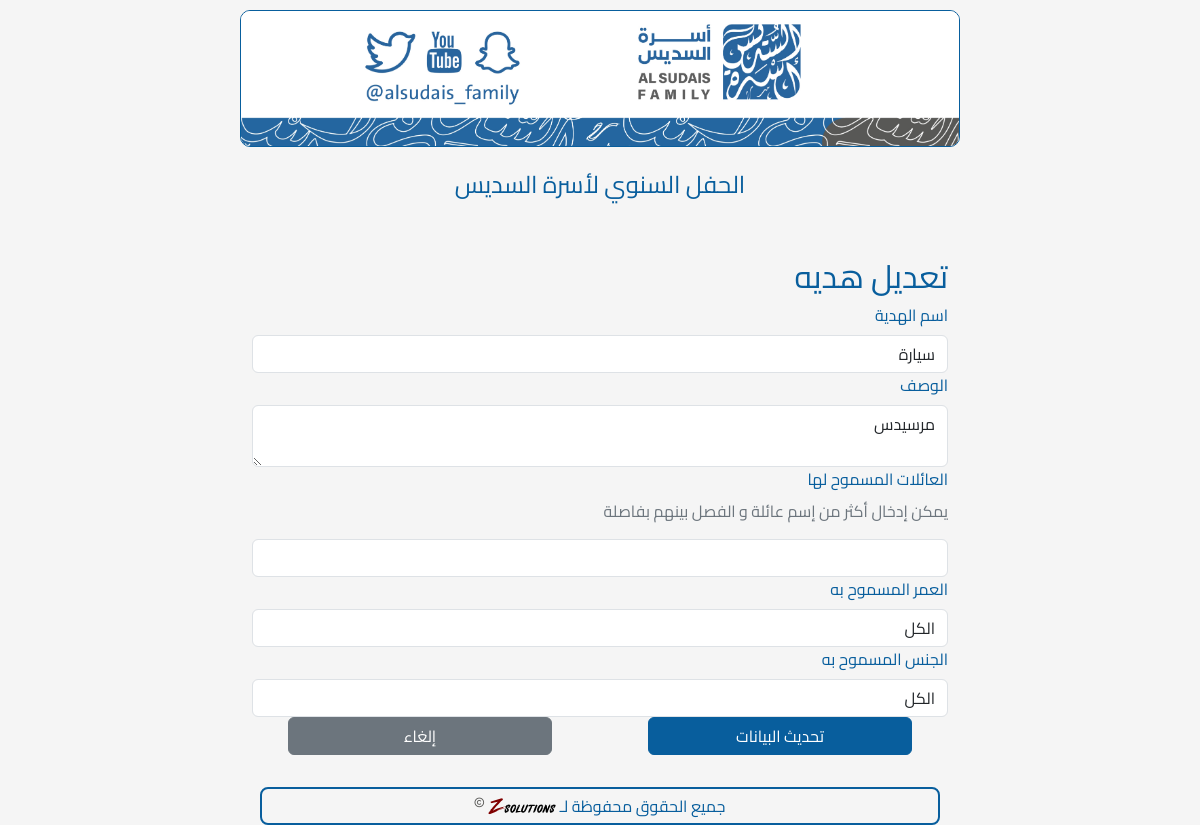
The page /prizes/edit/1 on the database its author committed.
### app.py (models this page shows, shortened)
class Prize(db.Model):
    __tablename__ = "prize"
    id = db.Column(db.Integer, primary_key=True)
    name = db.Column(db.String(100), nullable=False)
    description = db.Column(db.Text)
    guest_registration_number = db.Column(db.String(4))
    allowed_families = db.Column(db.String(100))
    allowed_age_range = db.Column(db.String(100))
    allowed_gender = db.Column(db.String(100))
    is_next = db.Column(db.Boolean, default=False)

### app.py (the view, shortened to what this page needs)
@app.route("/prizes/edit/<int:id>", methods=["GET", "POST"])
def edit_prize(id):
    prize = Prize.query.get(id)
    form = PrizeForm(obj=prize)
    return render_template("edit_prize.html", form=form, prize=prize)

### app.py
class PrizeForm(FlaskForm):
    name = StringField("اسم الهدية", validators=[DataRequired()])
    description = TextAreaField("الوصف")
    allowed_families = StringField("العائلات المسموح لها")
    allowed_age_range = SelectField(
        "العمر المسموح به",
        choices=[
            ("الكل", "الكل"),
            ("أقل من 10 سنوات", "أقل من 10 سنوات"),
            ("من 11 سنة حتى 20 سنة", "من 11 سنة حتى 20 سنة"),
            ("من 21 سنة حتى 40 سنة", "من 21 سنة حتى 40 سنة"),
            ("من 41 سنة حتى 60 سنة", "من 41 سنة حتى 60 سنة"),
            ("من 60 سنة فاكثر", "من 60 سنة فاكثر"),
        ],
    )
    allowed_gender = SelectField(
        "الجنس المسموح به", choices=[("الكل", "الكل"), ("ذكر", "ذكر"), ("أنثى", "أنثى")]
    )

### app.py (called while the page is built)
@app.context_processor
def utility_processor():
    return {
        'min': min,
        'max': max  # Also adding max since we might need it
    }

### templates/edit_prize.html (shortened to what this page needs)
<!DOCTYPE html>
{% extends 'base.html' %}
{% block content %}
  <h2>تعديل هديه</h2>
  <form method="post">
    <div class="form-group">
      {{ form.name.label(class="form-label") }}
      {{ form.name(class="form-control") }}
    </div>
    <div class="form-group">
      {{ form.description.label(class="form-label") }}
      {{ form.description(class="form-control") }}
    </div>
    <div class="form-group">
      {{ form.allowed_families.label(class="form-label") }}
      <p class="font-italic font-weight-lighter text-secondary">يمكن إدخال أكثر من إسم عائلة و الفصل بينهم بفاصلة</p>
      {{ form.allowed_families(class="form-control") }}
    </div>
    <div class="form-group">
      {{ form.allowed_age_range.label(class="form-label") }}
      {{ form.allowed_age_range(class="form-control") }}
    </div>
    <div class="form-group">
      {{ form.allowed_gender.label(class="form-label") }}
      {{ form.allowed_gender(class="form-control") }}
    </div>
    <div class="row">
        <button type="submit" class="col btn btn-primary mx-5">تحديث البيانات</button>
        <a href="{{ url_for('list_prizes') }}" class="col btn btn-secondary mx-5">إلغاء</a>
    </div>
</form>
{% endblock %}

### static/styles/mystyle.css (style rules this page uses)
* { font-family: 'Cairo-Regular', sans-serif; }
html, body { height: 100%; margin: 0; }
body { font-family: 'Cairo-Regular', sans-serif; background-color: whitesmoke; color: #085E9D; font-family: Arial, sans-serif; margin-left: auto; margin-right: auto; display: flex; flex-direction: column; }
@media (min-width: 768px) { body { max-width: 60%; } }
.btn-primary { background-color: #085E9D; border-color: #085E9D; min-width: 100px; }

### rows shown on the page
Prize: name "سيارة", description "مرسيدس", allowed_age_range "الكل", allowed_gender "الكل"
